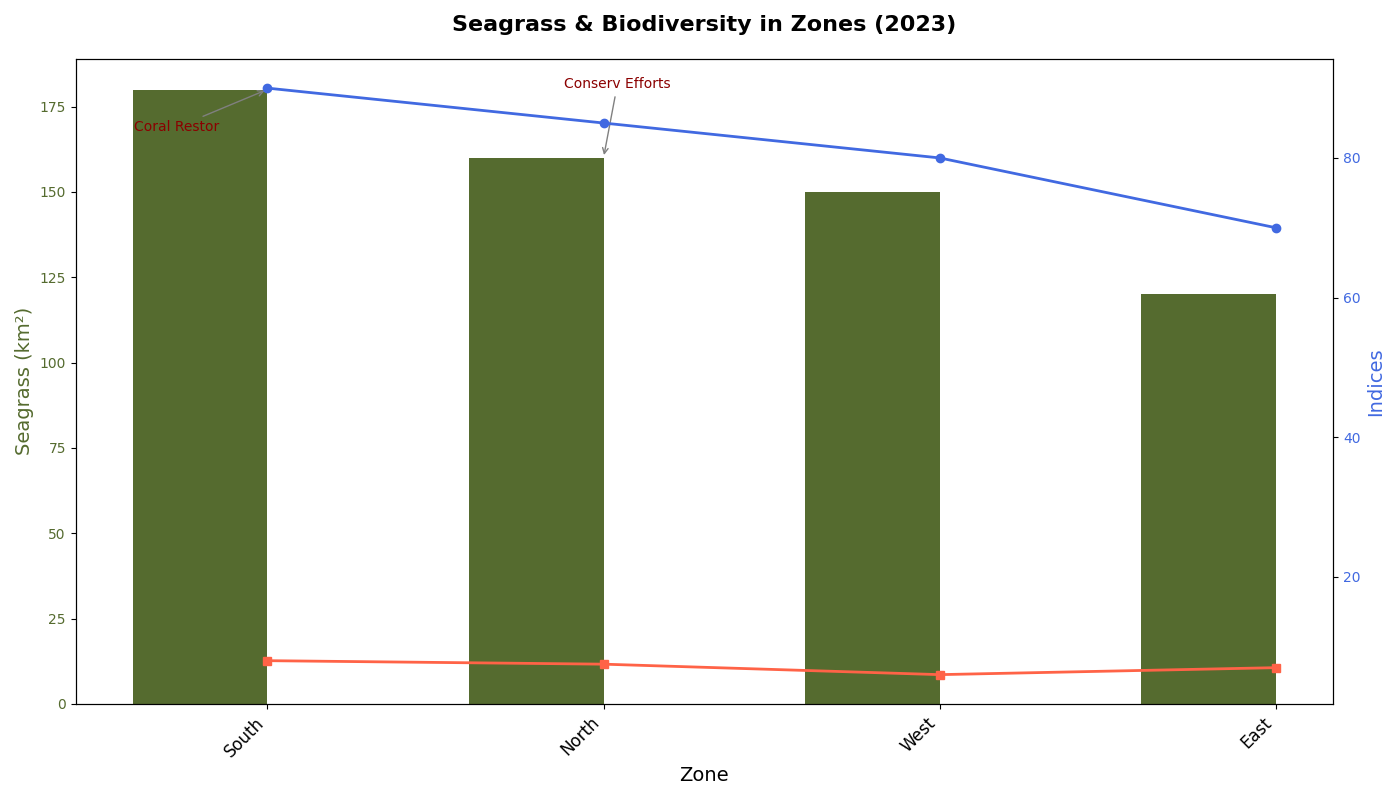

The Python source for this figure:
import matplotlib.pyplot as plt
import numpy as np

zones = ['North', 'East', 'South', 'West']
# Manually altered data to simulate random changes
seagrass_coverage_km2 = np.array([160, 120, 180, 150])
biodiversity_index = np.array([85, 70, 90, 80])
coral_reef_quality = np.array([7.5, 7, 8, 6])

# Sort data by seagrass_coverage_km2 in descending order
sorted_indices = np.argsort(seagrass_coverage_km2)[::-1]
zones = [zones[i] for i in sorted_indices]
seagrass_coverage_km2 = seagrass_coverage_km2[sorted_indices]
biodiversity_index = biodiversity_index[sorted_indices]
coral_reef_quality = coral_reef_quality[sorted_indices]

bar_width = 0.4

fig, ax1 = plt.subplots(figsize=(14, 8))
x_positions = np.arange(len(zones))

ax1.bar(x_positions - bar_width/2, seagrass_coverage_km2, bar_width, color='darkolivegreen')

ax2 = ax1.twinx()
ax2.plot(x_positions, biodiversity_index, color='royalblue', lw=2, marker='o')
ax2.plot(x_positions, coral_reef_quality, color='tomato', lw=2, marker='s')

annotations = {
    'North': ('Conserv Efforts', (10, 50)),
    'South': ('Coral Restor', (-65, -30)),
}

for zone, (text, offset) in annotations.items():
    if zone in zones:
        index = zones.index(zone)
        ax1.annotate(
            text,
            (x_positions[index], seagrass_coverage_km2[index]),
            xytext=offset, textcoords='offset points',
            arrowprops=dict(arrowstyle='->', color='grey'),
            ha='center', fontsize=10, color='darkred'
        )

ax1.set_title("Seagrass & Biodiversity in Zones (2023)", fontsize=16, fontweight='bold', pad=20)
ax1.set_xlabel("Zone", fontsize=14)
ax1.set_ylabel("Seagrass (km²)", fontsize=14, color='darkolivegreen')
ax2.set_ylabel("Indices", fontsize=14, color='royalblue')

ax1.set_xticks(x_positions)
ax1.set_xticklabels(zones, rotation=45, ha='right', fontsize=12)
ax1.yaxis.set_tick_params(labelcolor='darkolivegreen')
ax2.yaxis.set_tick_params(labelcolor='royalblue')

plt.tight_layout()

plt.show()
